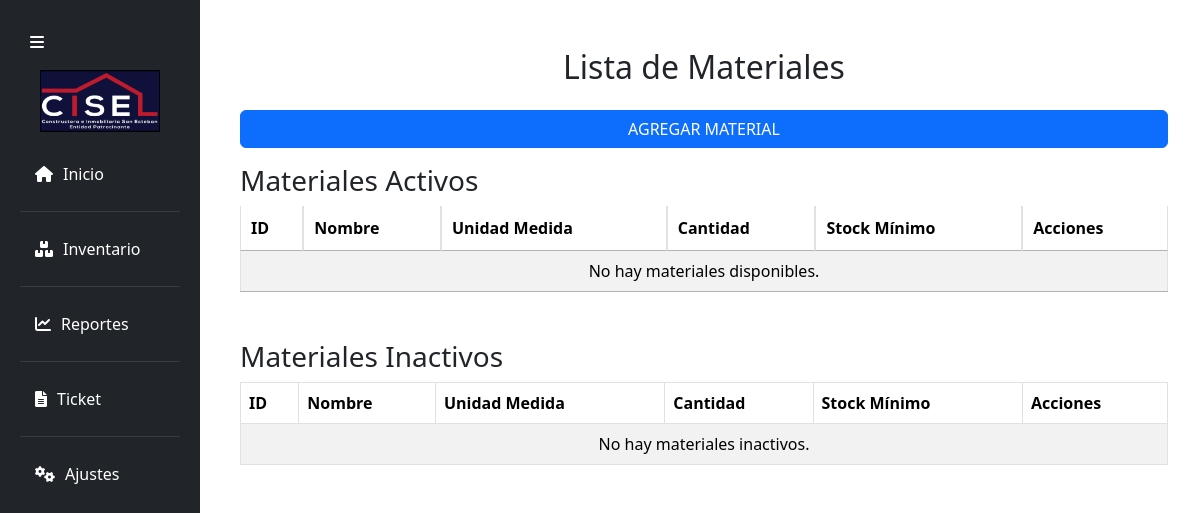
The page /lista_view/ on the database as committed earlier.
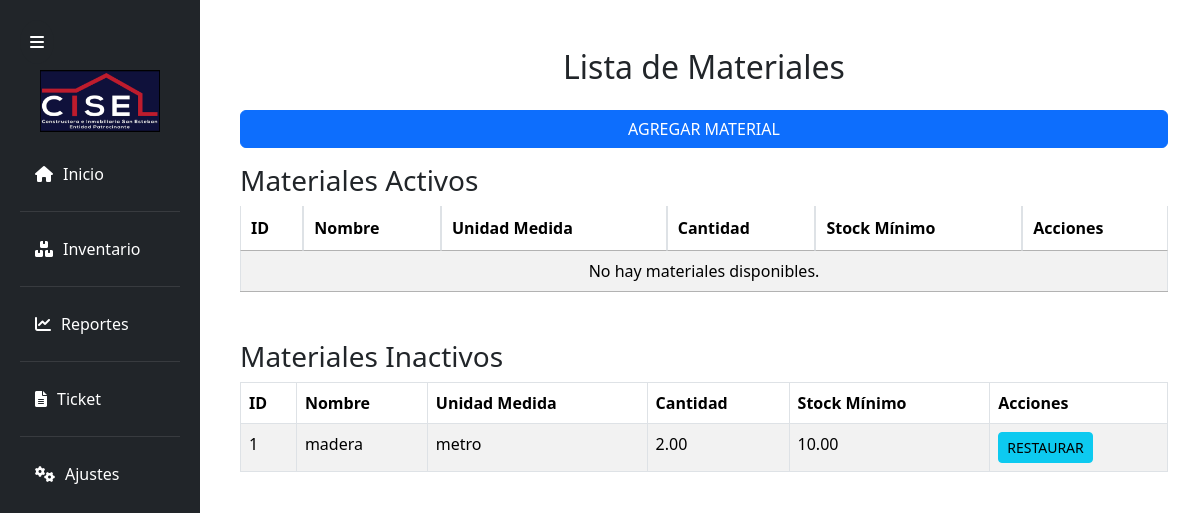
The same page on the database as committed later.
### Polls/models.py (models this page shows, shortened)
class Material(models.Model):
    nombre = models.CharField(max_length=100)
    descripcion = models.TextField(blank=True, null=True)
    unidad_medida = models.CharField(max_length=50)
    cantidad_disponible = models.DecimalField(max_digits=10, decimal_places=2)
    stock_minimo = models.DecimalField(max_digits=10, decimal_places=2)
    activo = models.BooleanField(default=True)  # Nuevo campo para eliminación lógica

### Polls/views.py (the view)
# urls.py: path('lista_view/', views.lista_view, name='lista_view'),
def lista_view(request):
    materiales_activos = Material.objects.filter(activo=True)  # Solo materiales activos
    materiales_inactivos = Material.objects.filter(activo=False)  # Solo materiales inactivos
    return render(request, 'InventoryView/lista.html', {
        'materiales': materiales_activos,
        'inactivos': materiales_inactivos
    })

### Polls/templates/InventoryView/lista.html (shortened to what this page needs)
{% extends 'base/base.html' %}
{% block content %}
<div class="container my-5">
    <h2 class="text-center mb-4">Lista de Materiales</h2>
    <div class="d-flex justify-content-end mb-3">
        <a href="{% url 'add_material' %}" class="btn btn-primary">Agregar Material</a>
    </div>
    <h3>Materiales Activos</h3>
    <table class="table table-striped table-bordered" id="materialTable">
        <thead>
            <tr>
                <th>ID</th>
                <th>Nombre</th>
                <th>Unidad Medida</th>
                <th>Cantidad</th>
                <th>Stock Mínimo</th>
                <th>Acciones</th>
            </tr>
        </thead>
        <tbody>
            {% for material in materiales %}
            <tr>
                <td>{{ material.id }}</td>
                <td>{{ material.nombre }}</td>
                <td>{{ material.unidad_medida }}</td>
                <td>{{ material.cantidad_disponible }}</td>
                <td>{{ material.stock_minimo }}</td>
                <td>
                    <a href="{% url 'update_material' material.id %}" class="btn btn-warning btn-sm">Editar</a>
                    <form method="POST" action="{% url 'delete_material' material.id %}" style="display:inline-block;">
                        {% csrf_token %}
                        <button type="submit" class="btn btn-danger btn-sm">Eliminar</button>
                    </form>
                </td>
            </tr>
            {% empty %}
            <tr>
                <td colspan="6" class="text-center">No hay materiales disponibles.</td>
            </tr>
            {% endfor %}
        </tbody>
    </table>
    <h3 class="mt-5">Materiales Inactivos</h3>
    <table class="table table-striped table-bordered" id="inactiveMaterialTable">
        <thead>
            <tr>
                <th>ID</th>
                <th>Nombre</th>
                <th>Unidad Medida</th>
                <th>Cantidad</th>
                <th>Stock Mínimo</th>
                <th>Acciones</th>
            </tr>
        </thead>
        <tbody>
            {% for material in inactivos %}
            <tr>
                <td>{{ material.id }}</td>
                <td>{{ material.nombre }}</td>
                <td>{{ material.unidad_medida }}</td>
                <td>{{ material.cantidad_disponible }}</td>
                <td>{{ material.stock_minimo }}</td>
                <td>
                    <a href="{% url 'restore_material' material.id %}" class="btn btn-info btn-sm">Restaurar</a>
                </td>
            </tr>
            {% empty %}
            <tr>
                <td colspan="6" class="text-center">No hay materiales inactivos.</td>
            </tr>
            {% endfor %}
        </tbody>
    </table>
</div>
{% endblock %}

### Polls/templates/base/base.html (shortened to what this page needs)
{% load static %}
<!DOCTYPE html>
<html lang="en">
  <head>
    <link
      rel="stylesheet"
      type="text/css"
      href="{% static 'css/style.css' %}"
    />
    <link
      href="https://unpkg.com/boxicons@2.1.4/css/boxicons.min.css"
      rel="stylesheet"
    />
    <link
      href="https://cdnjs.cloudflare.com/ajax/libs/font-awesome/6.0.0/css/all.min.css"
      rel="stylesheet"
    />
    <link
      href="https://cdn.jsdelivr.net/npm/bootstrap@5.3.3/dist/css/bootstrap.min.css"
      rel="stylesheet"
    />
    <link
      href="https://cdn.datatables.net/1.11.5/css/jquery.dataTables.min.css"
      rel="stylesheet"
    />
    <link
      href="https://cdnjs.cloudflare.com/ajax/libs/toastr.js/latest/toastr.min.css"
      rel="stylesheet"
    />
  </head>
  <body>
    <nav class="col-md-2 d-none d-md-block bg-dark sidebar">
      <img src="{% static 'img/logo.png' %}" alt="Logo" />
      <button id="sidebarToggle" class="btn btn-dark">
        <i class="fas fa-bars"></i>
      </button>
      <div class="sidebar-sticky">
        <ul class="nav flex-column menu">
          <li class="nav-item">
            <a class="nav-link active" href="{% url 'home' %}"
              ><i class="fas fa-home"></i> <span>Inicio</span></a
            >
          </li>
          <li class="nav-item">
            <a class="nav-link" href="{% url 'inventory' %}"
              ><i class="fas fa-boxes"></i> <span>Inventario</span></a
            >
          </li>
          <li class="nav-item">
            <a class="nav-link" href="{% url 'reports' %}"
              ><i class="fas fa-chart-line"></i> <span>Reportes</span></a
            >
          </li>
          <li class="nav-item">
            <a class="nav-link" href="{% url 'crear_ticket' %}"
              ><i class="fas fa-file-alt"></i> <span>Ticket</span></a
            >
          </li>
          <li class="nav-item">
            <a class="nav-link" href="{% url 'settings' %}"
              ><i class="fas fa-cogs"></i> <span>Ajustes</span></a
            >
          </li>
        </ul>
      </div>
    </nav>
    <section class="content col-md-9 ml-sm-auto col-lg-10 px-4">
      {% block content %} {% endblock %}
    </section>
  </body>
</html>

### Polls/static/css/style.css (style rules this page uses)
:root { --white-color: #fff; --blue-color: #4070f4; --grey-color: #707070; --grey-color-light: #aaa; --light-gray: #c6c6c9; --dark-blue: #0d143b; --red: #ba1c2c; --gray: #6c6d7e; --black: #040406; --brown: #5f2742; --blue-gray: #393b5b; --silver: #ffffff; }
body { font-family: "Poppins", sans-serif; margin: 0; padding: 0; background-color: #f5f5f5; color: #343a40; }
.nav-link i { margin-right: 10px; transition: margin-right 0.3s; color: var(--white-color); }
.content { margin-left: 17%; }
.menu { margin-top: 20px; }
table { width: 100%; border-collapse: collapse; }
th { background-color: #007bff; color: white; padding: 10px; text-align: left; }
td { padding: 10px; border: 1px solid #ddd; }
#sidebarToggle { border: none; border-radius: 50%; padding: 10px; cursor: pointer; transition: transform 0.3s, box-shadow 0.3s; position: fixed; top: 20px; left: 20px; z-index: 1100; }
.sidebar img { width: 120px; height: auto; margin: 0 auto; display: block; transition: width 0.3s ease; margin-top: 50px; }
.sidebar { width: 250px; position: fixed; top: 0; left: 0; height: 100%; background-color: var(--black); padding: 20px; display: flex; flex-direction: column; align-items: flex-start; }
.sidebar .nav-item { margin-bottom: 10px; }
.sidebar .nav-link { display: flex; align-items: center; color: var(--white-color); text-decoration: none; padding: 10px 15px; transition: background-color 0.3s ease; }
.sidebar .nav-link i { margin-right: 10px; }
.sidebar .nav-item:not(:last-child) { border-bottom: 1px solid rgba(255, 255, 255, 0.1); margin-bottom: 15px; padding-bottom: 15px; }
.sidebar .nav-link span { color: var(--white-color); }
table th, table td { padding: 12px; text-align: left; border-bottom: 1px solid var(--grey-color-light); }
table th { background-color: var(--light-gray); color: var(--black); }
.btn { padding: 10px 20px; border-radius: 5px; text-transform: uppercase; cursor: pointer; }
.btn-primary { background-color: #4070f4; }
.btn-info { background-color: var(--light-blue); color: var(--white-color); border: none; }
.btn { background-color: #007bff; color: white; padding: 10px 20px; border: none; border-radius: 4px; cursor: pointer; font-size: 16px; transition: background-color 0.3s; }
body { background-color: #f7f8fa; font-family: "Arial", sans-serif; }
.btn-primary { background-color: #00468b; border: none; border-radius: 25px; padding: 10px; font-size: 16px; width: 100%; }

Rows that differ between the two databases and show on the page:
added Material: id "1", nombre "madera", unidad_medida "metro", cantidad_disponible "2.00", stock_minimo "10.00"
Other text that changed with them:
text no longer shown: "No hay materiales inactivos."
